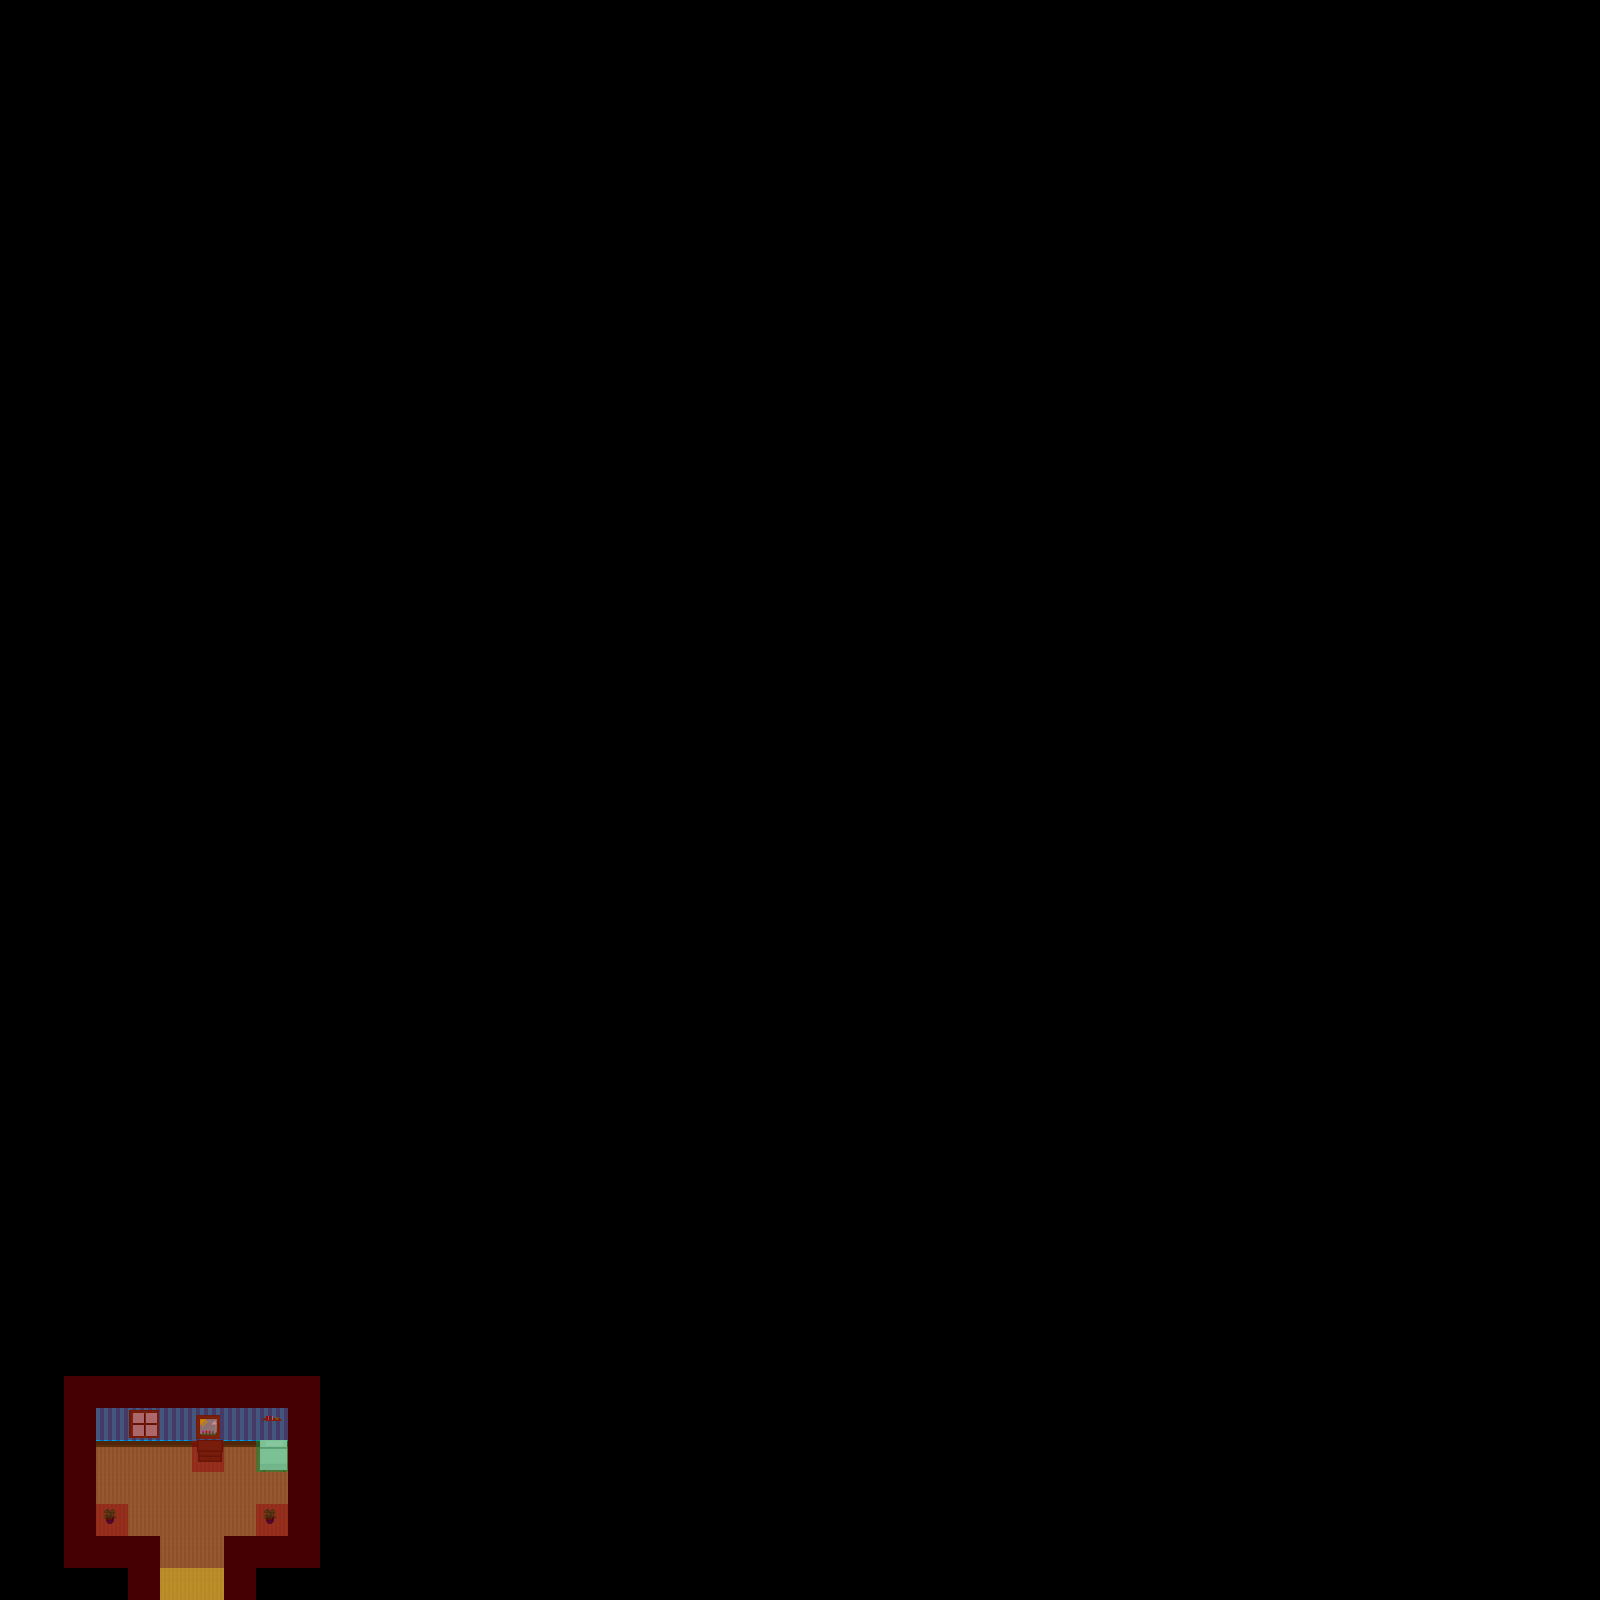

A 2D game scene composited from a Tiled map and its tileset images. What follows is a short description and the map's XML, with each tile layer's data collapsed to a summary:
An orthogonal 50x50 tile map with 32x32 px tiles, 2 tile layers (background, Meta), 2 tilesets and 1 object (SpawnPoint).

<map version="1.0" orientation="orthogonal" width="50" height="50" tilewidth="32" tileheight="32">
 <tileset firstgid="1" name="Home" tilewidth="32" tileheight="32">
  <image source="Home.png" width="320" height="320" />
 </tileset>
 <tileset firstgid="101" name="meta-tiles" tilewidth="32" tileheight="32">
  <image source="meta-tiles.png" width="320" height="320" />
  <tile id="0">
   <properties>
    <property name="sleep" value="True" />
   </properties>
  </tile>
  <tile id="1">
   <properties>
    <property name="Collidable" value="True" />
   </properties>
  </tile>
  <tile id="11">
   <properties>
    <property name="OutHome" value="True" />
   </properties>
  </tile>
 </tileset>
 <layer name="background" width="50" height="50">
  <data>[2500 cells, 154 non-empty, 10 distinct tile ids]</data>
 </layer>
 <layer name="Meta" width="50" height="50" opacity="0.46">
  <data>[2500 cells, 36 non-empty, 3 distinct tile ids]</data>
 </layer>
 <objectgroup name="Objects" width="50" height="50">
  <object name="SpawnPoint" x="176" y="1551">
   <properties>
    <property name="playerSpawn" value="" />
   </properties>
  </object>
 </objectgroup>
</map>
